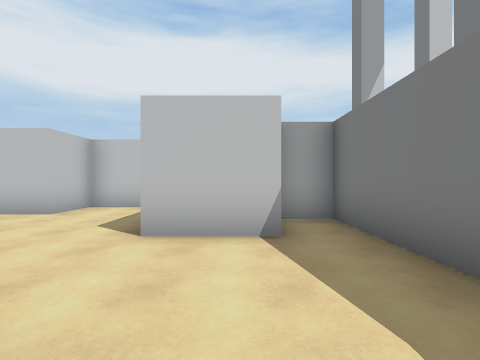
view 1 (above)

24 first-person views from a walk through a Unity game level. The camera is 1.5 m above the floor, looks level and sees 85° across. The floor is counted in squares, 2 m on a side. Each view is taken from the middle of a square. On the plan, view 1 faces up. The plan holds only what a view shows up to about 9 squares ahead; the rest is blank. The place goes on beyond the plan. The player character is not drawn.

view 2
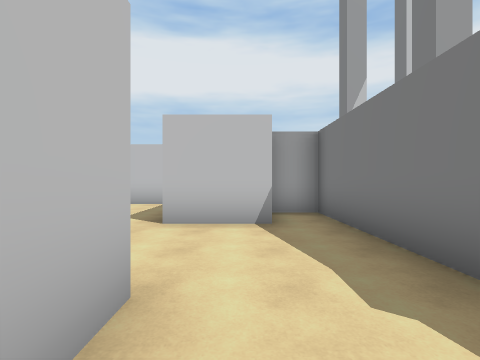

view 3
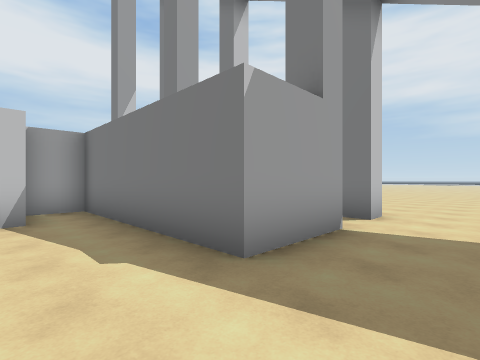

view 4
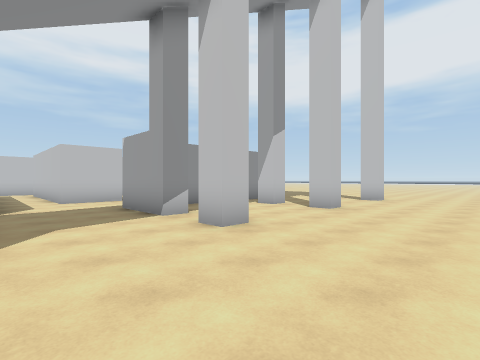

view 5
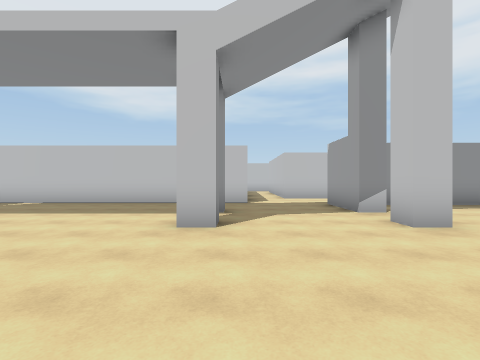

view 6
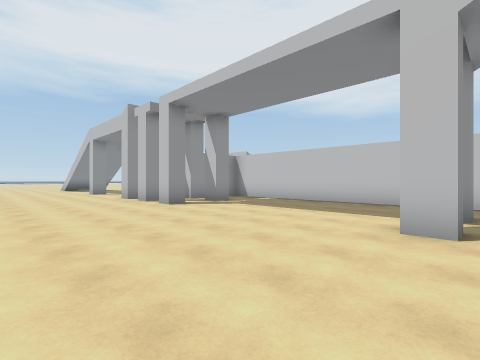

view 7
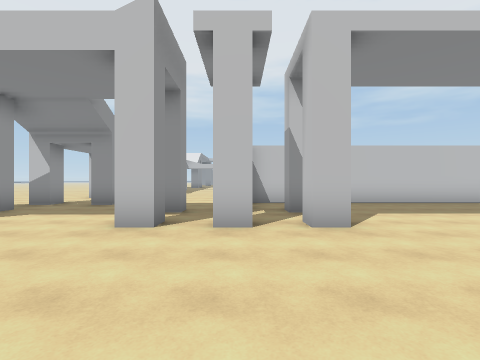

view 8
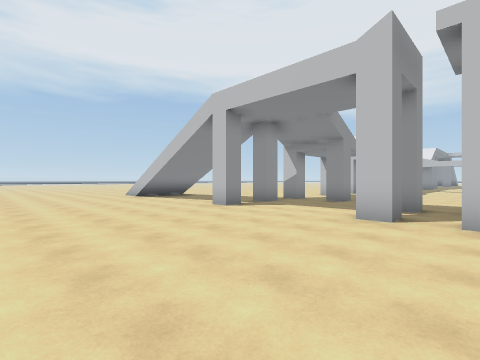

view 9
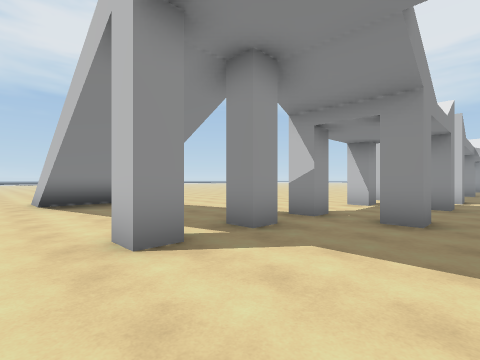

view 10
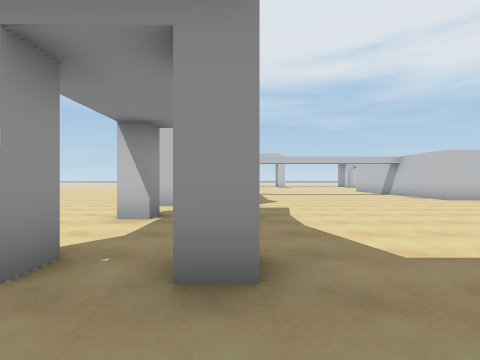

view 11
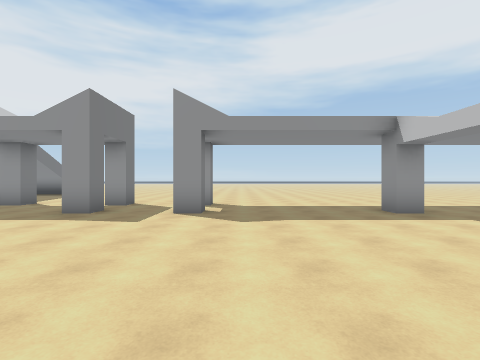

view 12
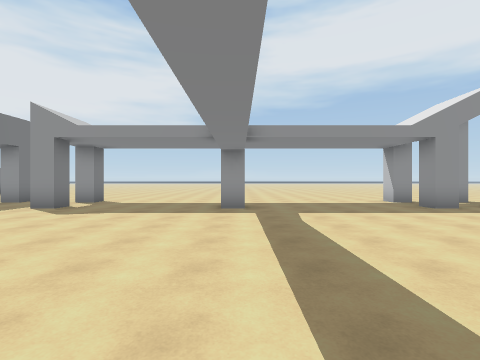

view 13
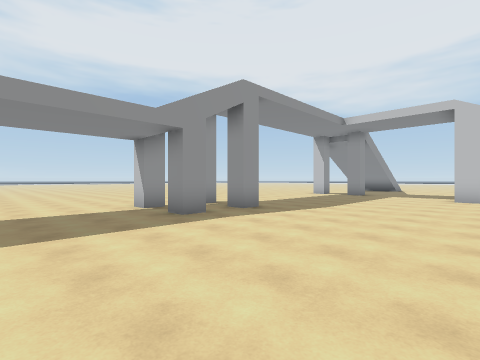

view 14
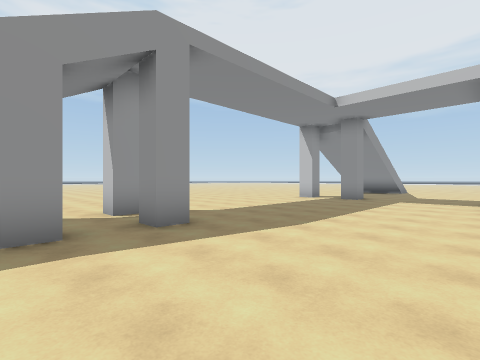

view 15
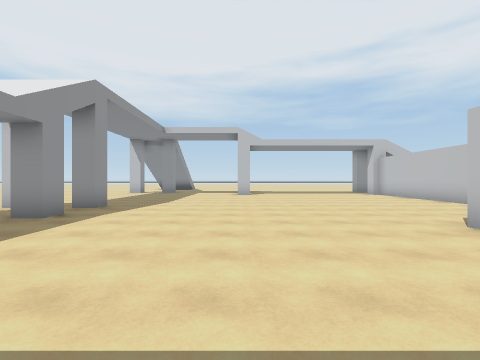

view 16
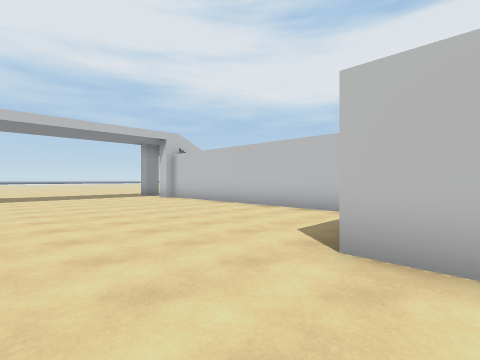

view 17
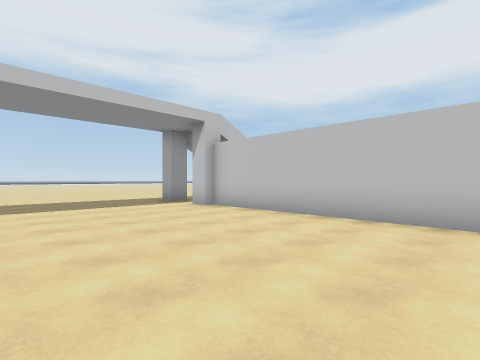

view 18
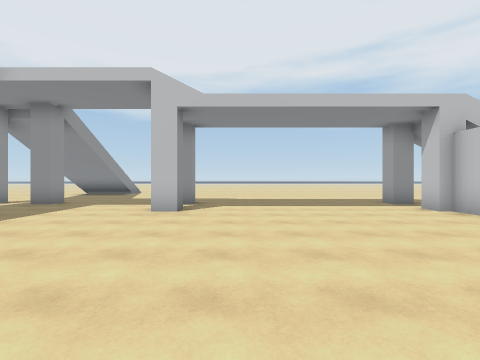

view 19
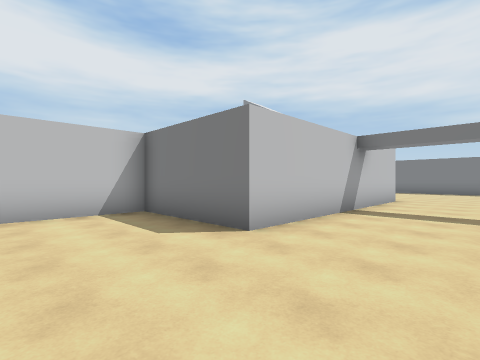

view 20
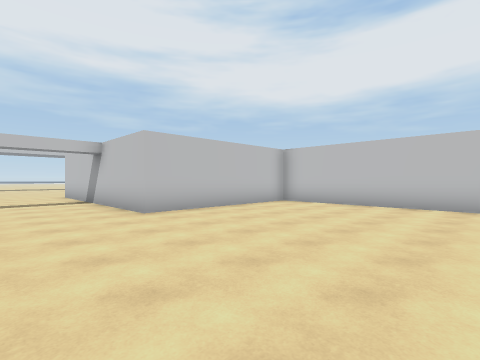

view 21
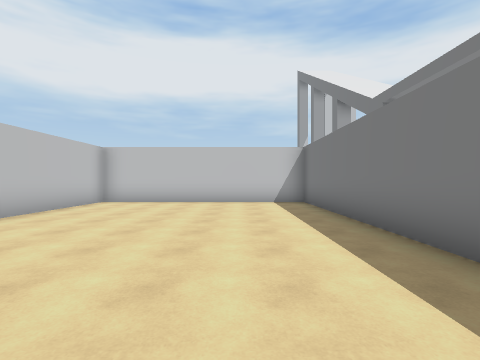

view 22
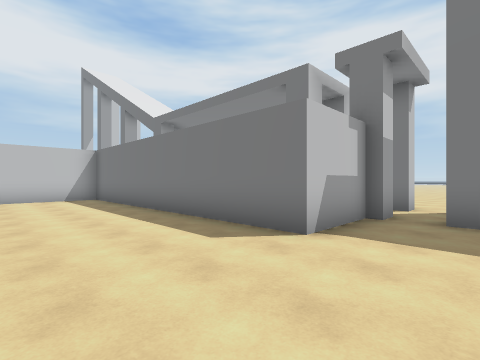

view 23
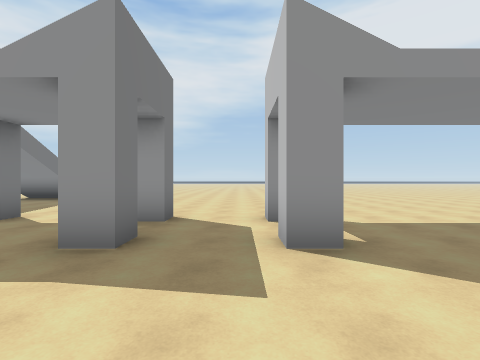

view 24
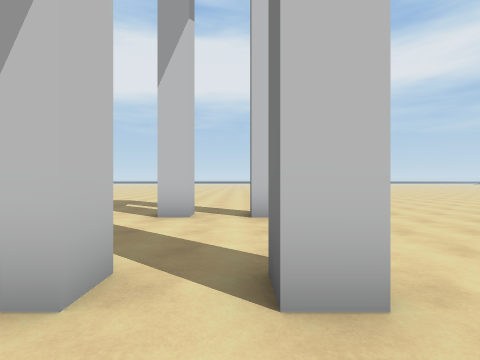

### Floor plan
Points are (right, up) in squares from view 1. A wall is a line through its corners. A room is listed if a view was taken in it or the views show most of it. See-through windows are left out.
Room 1 (view 1)
walls: (-0.7, 0.8) (-0.7, -1.2); (0.6, 3.5) (-1.4, 3.5); (1.8, -0.3) (1.8, 5) (0.6, 5)
ways out: opening at (0.5, 0) to room 2; opening at (-2.5, 4)
Room 2 (views 2, 3, 4, 5, 6, 7, 8, 9, 10, 11, 12, 13, 14, 15, 16, 17, 18, 19, 20, 21, 22, 23, 24)
walls: (-4.1, -16.5) (-4.1, -15.9) (-3.5, -15.9) (-3.5, -16.5); (-1.6, -16.5) (-1.6, -15.9) (-1, -15.9) (-1, -16.2); (3.4, -12.1) (1.2, -12.1) (1.2, -3.1) (-5.7, -3.1) (-5.7, -8.4) (-13.2, -8.4) (-13.2, -4.9) (-22.2, -4.9); (-9.2, -15.9) (-8.5, -15.9) (-8.5, -16.5); (1.4, -15.9) (2.1, -15.9) (2.1, -16.5); (-4.1, -18.2) (-4.1, -17.7) (-3.5, -17.7) (-3.5, -18.4); (4, -12.4) (3.2, -12.4); (3.4, -13.9) (3.4, -13.4) (4, -13.4) (4, -13.8); (-1.6, -18.4) (-1.6, -17.7) (-1, -17.7) (-1, -18.4); (1.5, -2.8) (1.5, -11.6); (5.2, -13.4) (5.9, -13.4) (5.9, -14); (3.4, -3.4) (4, -3.4); (1.5, -18.4) (1.5, -17.7) (2.1, -17.7) (2.1, -18.4); (5.9, -11.8) (5.9, -12.4) (5.2, -12.4) (5.2, -12); (3.2, -17.7) (4, -17.7) (4, -18.4); (5.1, -3.4) (5.9, -3.4) (5.9, -4); (5.1, -17.7) (5.9, -17.7) (5.9, -18.4); (-14.8, -15.9) (-14.1, -15.9) (-14.1, -16.5); (4, 0.4) (4, -0.3) (1.8, -0.3); (-14.8, -17.7) (-14.1, -17.7) (-14.1, -18.4); (-16.6, -15.9) (-16, -15.9) (-16, -16.5); (5.9, 0.4) (5.9, -0.3) (5.2, -0.3) (5.2, 0.4); (-16.6, -17.7) (-16, -17.7) (-16, -18.4); (2.1, 4.2) (2.1, 1.4); (4, 4.1) (4, 3.5) (3.2, 3.5); (5.9, 4.1) (5.9, 3.5) (5.2, 3.5) (5.2, 4.1); (-22.1, -5.2) (-22.9, -5.2); (4, 7.9) (4, 7.2) (3.2, 7.2); (5.6, 7.2) (5.1, 7.2); (-24.8, -15.9) (-24.1, -15.9) (-24.1, -16.5)
ways out: opening at (0.5, 0) to room 1; opening at (-24.5, -5); opening at (-1, -2); gap at (-23, -5)

Where each view was taken, in squares from view 1:
view 1: 0 up, 0 right, facing up
view 2: 1 down, 0 right, facing up
view 3: 2 down, 0 right, facing up-right
view 4: 3 down, 9 right, facing up-left
view 5: 3 down, 10 right, facing left
view 6: 3 down, 10 right, facing down-left
view 7: 12 down, 10 right, facing left
view 8: 12 down, 11 right, facing down-left
view 9: 15 down, 7 right, facing down-left
view 10: 16 down, 4 right, facing left
view 11: 10 down, 5 left, facing down
view 12: 9 down, 9 left, facing down
view 13: 11 down, 11 left, facing down-left
view 14: 12 down, 14 left, facing down-left
view 15: 12 down, 9 left, facing left
view 16: 11 down, 12 left, facing up-left
view 17: 10 down, 16 left, facing up-left
view 18: 10 down, 16 left, facing left
view 19: 11 down, 16 left, facing up-right
view 20: 11 down, 0 right, facing up-left
view 21: 12 down, 1 left, facing up
view 22: 14 down, 2 left, facing up-right
view 23: 13 down, 3 left, facing down
view 24: 2 up, 5 right, facing up
